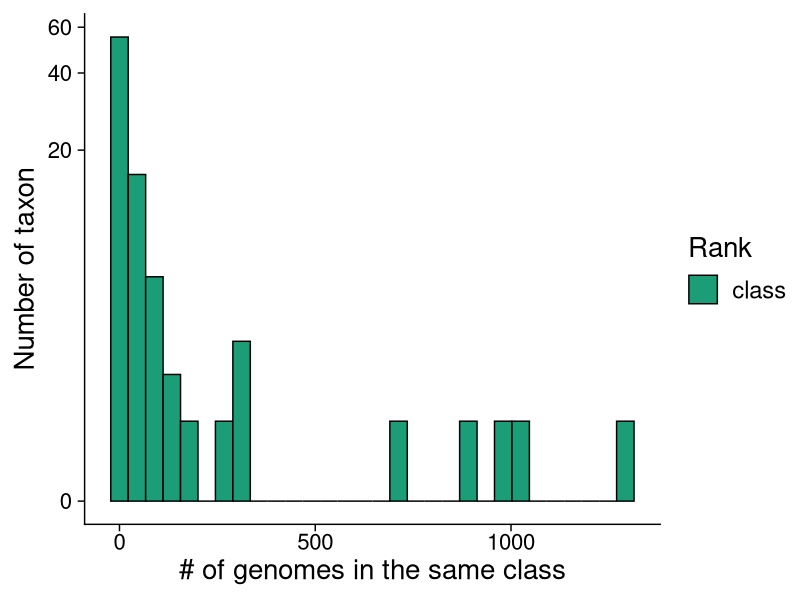
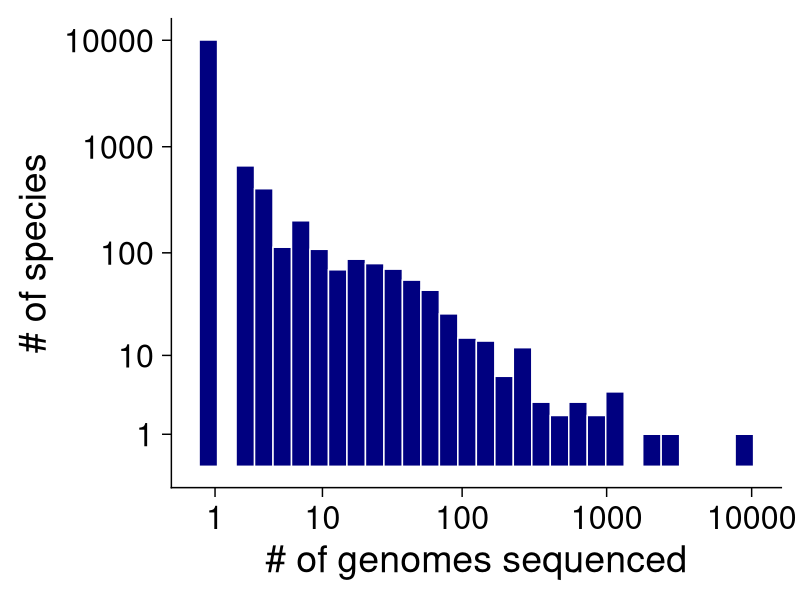
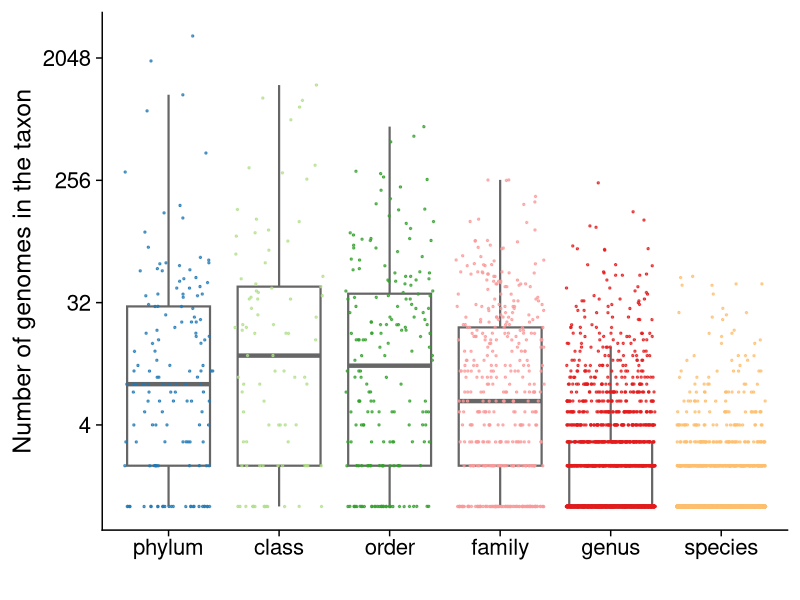

Source code (R) for these figures, in order:
require(ggplot2)
require(readr)
require(cowplot)
require(dplyr)

taxa_counts <- read_tsv("../data/ref_taxa_counts.txt")
taxa_counts$Rank <- factor(
  taxa_counts$Rank,
  levels = c(
    "kingdom",
    "phylum",
    "class",
    "order",
    "family",
    "genus",
    "species"
  )
)

ggplot(taxa_counts %>% filter(Rank == "class"), aes(x = Count, fill = Rank)) +
  # geom_violin(scale = "width", color="gray40", trim = TRUE) +
  # geom_point(aes(x=Rank, y=Count), alpha = 0.9, size = 5, position = "jitter") +
  stat_bin(color = "black") +
  # stat_density() +
  scale_y_continuous(trans = "log1p") +
  theme_cowplot(font_size = 20) +
  theme(strip.background = element_rect(fill = "gray")) +
  theme(axis.text.y = element_text(size = 12), axis.text.x = element_blank(), ) +
  scale_fill_brewer(palette = "Dark2") +
  theme(panel.spacing.x = unit(1, "lines")) +
  labs(x = "# of genomes in the same class", y = "Number of taxon") +
  theme(axis.text.y = element_text(size = 16),
        axis.text.x = element_text(size = 16))

species_counts <- read_tsv("../data/ref_taxa_counts.txt")
ggplot(species_counts, aes(x = Count)) +
  # geom_violin(scale = "width", color="gray40", trim = TRUE) +
  # geom_point(aes(x=Rank, y=Count), alpha = 0.9, size = 5, position = "jitter") +
  stat_bin(fill = "navy", color = "white") +
  # stat_density() +
  scale_y_continuous(trans = "log1p", breaks = c(1, 10, 100, 1000, 10000)) +
  scale_x_continuous(trans = "log1p", breaks = c(1, 10, 100, 1000, 10000)) +
  theme_cowplot(font_size = 27) +
  theme(strip.background = element_rect(fill = "gray")) +
  labs(x = "# of genomes sequenced", y = "# of species")

ggplot(taxa_counts %>% filter(Rank != "kingdom"), aes(x = Rank, y = Count)) +
  geom_boxplot(
    color = "gray40",
    outlier.shape = NA,
    linewidth = 0.75
  ) +
  geom_point(
    aes(x = Rank, y = Count, color = Rank),
    alpha = 0.7,
    size = 0.5,
    position = "jitter"
  ) +
  scale_y_continuous(trans = "log2") +
  theme_cowplot(font_size = 18) +
  theme(strip.background = element_rect(fill = "gray")) +
  theme(axis.text.y = element_text(size = 12), axis.text.x = element_blank()) +
  scale_colour_manual(values = palette.colors(n = 7, palette = "Paired")[2:7]) +
  theme(panel.spacing.x = unit(1, "lines")) +
  theme(legend.position = "none") +
  labs(y = "Number of genomes in the taxon", x = "") +
  theme(axis.text.y = element_text(size = 16),
        axis.text.x = element_text(size = 16))